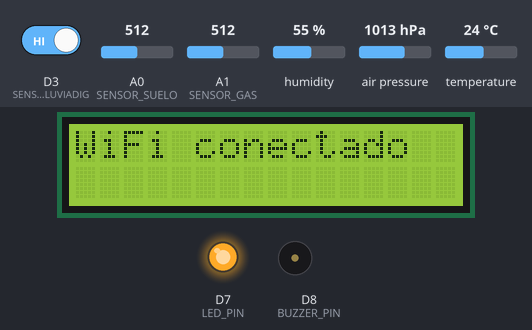
The sketch below on a simulated Arduino Uno R4 WiFi. On the bench: 16×2 character LCD, output pins drawn as LEDs (lit = HIGH), buzzer (waves = sounding). The test bench sets the inputs (shaded band); at power-on: D3 (SENSOR_LLUVIADIG) HIGH, A1 (SENSOR_GAS) = 512, temperature 24 °C, A0 (SENSOR_SUELO) = 512, humidity 55 %, air pressure 1013 hPa. WiFi joins after 1.5 s; servers stay silent unless stated; uploads are accepted with an empty reply; what the sketch prints to the serial monitor is not drawn.

Above: at 3.7 s.
At 6.8 s:
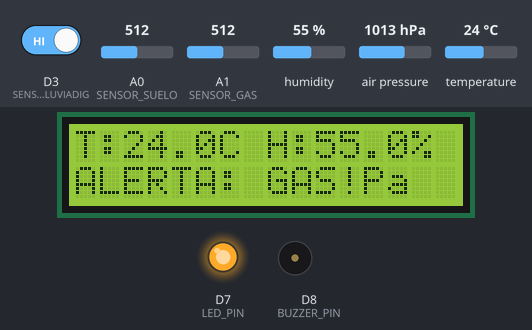
6.9 s: D3 (SENSOR_LLUVIADIG) driven LOW
At 17.5 s:
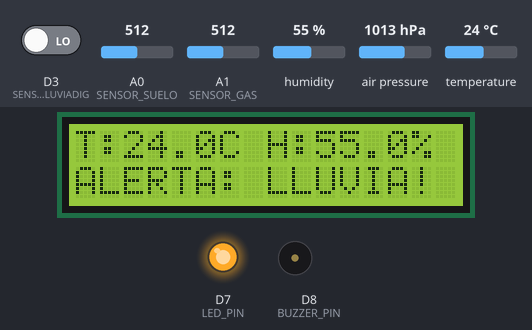
17.8 s: A1 (SENSOR_GAS) set to 95
28.0 s: A1 (SENSOR_GAS) set to 82
38.7 s: D3 (SENSOR_LLUVIADIG) driven HIGH
At 48.0 s:
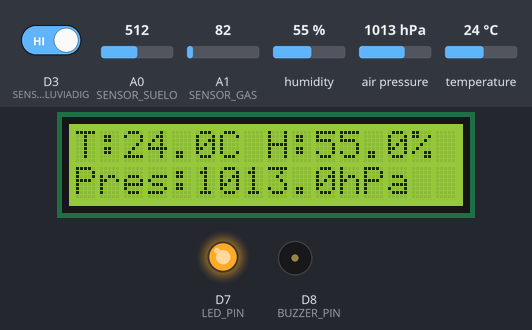
48.8 s: temperature set to 34.6 °C
At 58.4 s:
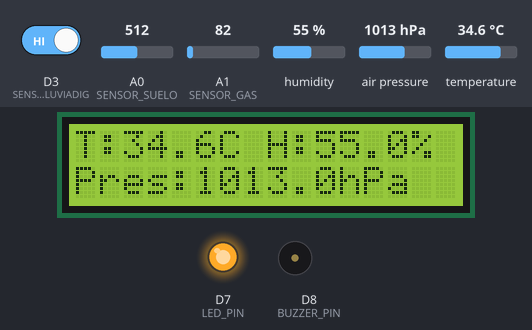
59.2 s: temperature set to 35.5 °C
At 69.1 s:
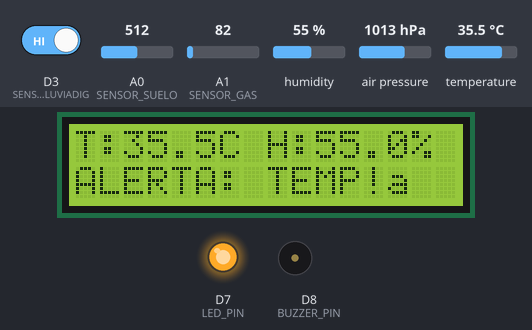
Timing chart, 0 to 70.6 s (numbered marks = the images above; inputs shaded):
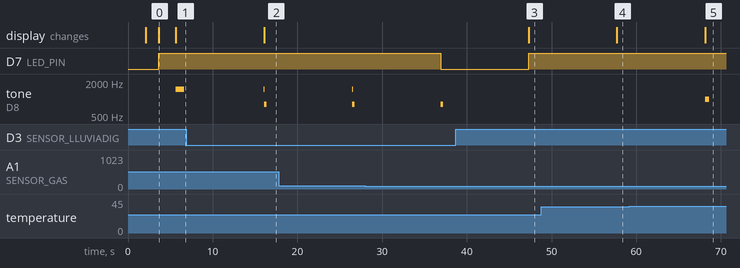

The sketch:

estacion_meteorologica.ino
```cpp
#include <WiFiS3.h>
#include <DHT.h>
#include <Wire.h>
#include <Adafruit_BMP280.h>
#include <ArduinoJson.h>
#include <LiquidCrystal_I2C.h>

// ==== CONFIGURACIÓN DE SENSORES ====
#define DHTPIN 2
#define DHTTYPE DHT22
#define SENSOR_LLUVIADIG 3
#define SENSOR_SUELO A0
#define SENSOR_GAS A1
#define LED_PIN 7
#define BUZZER_PIN 8

DHT dht(DHTPIN, DHTTYPE);
Adafruit_BMP280 bmp;
LiquidCrystal_I2C lcd(0x27, 16, 2);

// ==== CONFIGURACIÓN DE RED ====
char ssid[] = "CLARO_aJKvt5";
char pass[] = "C6707B2BD7";
WiFiClient client;
char server[] = "192.168.1.164"; // IP de tu servidor Node.js

// ==== FUNCIONES AUXILIARES ====
// Leer DHT22 con reintentos (mas confiable)
float leerDHT22_Temperatura() {
  for (int i = 0; i < 3; i++) {  // Intentar hasta 3 veces
    float temp = dht.readTemperature();
    if (!isnan(temp)) {
      return temp;
    }
    Serial.print("Reintento DHT22 temperatura (");
    Serial.print(i + 1);
    Serial.println("/3)");
    delay(2000);  // Esperar 2 segundos entre reintentos
  }
  return NAN;  // Retornar NAN si todos los intentos fallan
}

float leerDHT22_Humedad() {
  for (int i = 0; i < 3; i++) {  // Intentar hasta 3 veces
    float hum = dht.readHumidity();
    if (!isnan(hum)) {
      return hum;
    }
    Serial.print("Reintento DHT22 humedad (");
    Serial.print(i + 1);
    Serial.println("/3)");
    delay(2000);  // Esperar 2 segundos entre reintentos
  }
  return NAN;  // Retornar NAN si todos los intentos fallan
}

// ==== SETUP ====
void setup() {
  Serial.begin(9600);

  pinMode(SENSOR_LLUVIADIG, INPUT);
  pinMode(SENSOR_SUELO, INPUT);
  pinMode(SENSOR_GAS, INPUT);
  pinMode(LED_PIN, OUTPUT);
  pinMode(BUZZER_PIN, OUTPUT);

  Serial.println("Inicializando sensores...");

  // Inicializar DHT22 (necesita 2 segundos para estabilizarse)
  dht.begin();
  Serial.println("DHT22 iniciado, esperando estabilizacion...");
  delay(2000);

  // Hacer lectura de prueba del DHT22
  Serial.println("Probando sensor DHT22...");
  float testTemp = dht.readTemperature();
  float testHum = dht.readHumidity();

  if (isnan(testTemp) || isnan(testHum)) {
    Serial.println("ERROR: DHT22 no responde correctamente!");
    Serial.println("Verifica:");
    Serial.println("- Cable de datos conectado al pin 2");
    Serial.println("- Alimentacion VCC y GND");
    Serial.println("- Resistencia pull-up de 10K ohm");
  } else {
    Serial.println("DHT22 OK - Lectura de prueba:");
    Serial.print("  Temperatura: "); Serial.print(testTemp); Serial.println(" C");
    Serial.print("  Humedad: "); Serial.print(testHum); Serial.println(" %");
  }

  // Inicializar BMP280 - Intentar primero 0x76, luego 0x77
  if (!bmp.begin(0x76)) {
    Serial.println("BMP280 no encontrado en 0x76, intentando 0x77...");
    if (!bmp.begin(0x77)) {
      Serial.println("ERROR: BMP280 no encontrado");
    } else {
      Serial.println("BMP280 OK en direccion 0x77");
    }
  } else {
    Serial.println("BMP280 OK en direccion 0x76");
  }

  // Inicializar LCD
  lcd.begin(16, 2);
  lcd.backlight();
  lcd.setCursor(0, 0);
  lcd.print("Conectando WiFi");

  // Conexión WiFi
  while (WiFi.begin(ssid, pass) != WL_CONNECTED) {
    delay(1000);
    Serial.print(".");
    digitalWrite(LED_PIN, millis() % 1000 < 500 ? HIGH : LOW); // parpadeo mientras conecta
  }

  lcd.clear();
  lcd.print("WiFi conectado");
  Serial.println("\nWiFi conectado.");
  digitalWrite(LED_PIN, HIGH); // LED fijo cuando WiFi OK
  delay(2000);
}

// ==== LOOP PRINCIPAL ====
void loop() {
  // Usar funciones de lectura con reintentos para mayor confiabilidad
  float temp = leerDHT22_Temperatura();
  float hum = leerDHT22_Humedad();
  float pres = bmp.readPressure() / 100.0;
  int lluvia = digitalRead(SENSOR_LLUVIADIG);
  int humedadSuelo = analogRead(SENSOR_SUELO);
  int gas = analogRead(SENSOR_GAS);

  // Debug: Mostrar valores leídos
  Serial.println("\n--- Lecturas de sensores ---");
  Serial.print("Temperatura: "); Serial.println(temp);
  Serial.print("Humedad: "); Serial.println(hum);
  Serial.print("Presion: "); Serial.println(pres);
  Serial.print("Lluvia (digital): "); Serial.println(lluvia);
  Serial.print("Humedad suelo: "); Serial.println(humedadSuelo);
  Serial.print("Gas: "); Serial.println(gas);

  String lluviaTxt = lluvia == 0 ? "SI" : "NO";

  // Mostrar datos en LCD
  lcd.clear();
  lcd.setCursor(0, 0);
  lcd.print("T:");
  lcd.print(temp, 1);
  lcd.print("C H:");
  lcd.print(hum, 1);
  lcd.print("%");

  lcd.setCursor(0, 1);
  lcd.print("Pres:");
  lcd.print(pres, 1);
  lcd.print("hPa");

  // Alertas LED y Buzzer
  bool alerta = false;

  if (temp > 35) {
    tone(BUZZER_PIN, 1000, 500); // beep medio segundo
    lcd.setCursor(0, 1);
    lcd.print("ALERTA: TEMP!");
    alerta = true;
  }
  if (gas > 90) {
    tone(BUZZER_PIN, 1500, 1000); // beep largo
    lcd.setCursor(0, 1);
    lcd.print("ALERTA: GAS!");
    alerta = true;
  }
  if (lluviaTxt == "SI") {
    tone(BUZZER_PIN, 800, 300); // beep corto
    lcd.setCursor(0, 1);
    lcd.print("ALERTA: LLUVIA!");
    alerta = true;
  }

  if (!alerta) {
    noTone(BUZZER_PIN); // apagar buzzer
    digitalWrite(LED_PIN, HIGH); // LED WiFi OK
  } else {
    digitalWrite(LED_PIN, millis() % 500 < 250 ? HIGH : LOW); // parpadeo LED alerta
  }

  // Validacion de lecturas antes de enviar
  bool datosValidos = true;

  // Validar temperatura (-50 a 70)
  if (isnan(temp)) {
    Serial.println("ERROR CRITICO: DHT22 no responde - Temperatura NAN");
    Serial.println("SOLUCION:");
    Serial.println("  1. Verifica conexion del pin de datos (Pin 2)");
    Serial.println("  2. Verifica alimentacion VCC (5V) y GND");
    Serial.println("  3. Agrega resistencia pull-up 10K entre DATA y VCC");
    Serial.println("  4. Prueba con otro sensor DHT22");
    datosValidos = false;
  } else if (temp < -50 || temp > 70) {
    Serial.println("ADVERTENCIA: Temperatura fuera de rango");
    datosValidos = false;
  }

  // Validar humedad (0 a 100)
  if (isnan(hum)) {
    Serial.println("ERROR CRITICO: DHT22 no responde - Humedad NAN");
    datosValidos = false;
  } else if (hum < 0 || hum > 100) {
    Serial.println("ADVERTENCIA: Humedad fuera de rango");
    datosValidos = false;
  }

  // Validar presion (800 a 1200)
  if (isnan(pres) || pres < 800 || pres > 1200) {
    Serial.println("ADVERTENCIA: Presion fuera de rango");
    datosValidos = false;
  }

  // Envio de datos JSON solo si son validos
  if (datosValidos) {
    StaticJsonDocument<256> json;
    json["temperatura"] = temp;
    json["humedad"] = hum;
    json["presion"] = pres;
    json["lluvia"] = lluviaTxt;
    json["humedadSuelo"] = humedadSuelo;
    json["gas"] = gas;

    String payload;
    serializeJson(json, payload);

    if (client.connect(server, 3000)) {
      client.println("POST /api/lecturas HTTP/1.1");
      client.println("Host: servidor");
      client.println("Content-Type: application/json");
      client.print("Content-Length: ");
      client.println(payload.length());
      client.println();
      client.print(payload);

      // Esperar y leer respuesta del servidor
      delay(100);
      while (client.available()) {
        String line = client.readStringUntil('\n');
        if (line.indexOf("status") > 0) {
          Serial.println("Respuesta del servidor:");
          Serial.println(line);
        }
      }

      client.stop();
      Serial.println("Datos enviados correctamente:");
      Serial.println(payload);
    } else {
      Serial.println("Error al conectar al servidor");
      digitalWrite(LED_PIN, LOW); // Apagar LED si falla
      delay(500);
      digitalWrite(LED_PIN, HIGH); // Encender de nuevo
    }
  } else {
    Serial.println("ERROR: Datos invalidos, no se enviaron al servidor");
    // Parpadeo rapido del LED para indicar error
    for (int i = 0; i < 5; i++) {
      digitalWrite(LED_PIN, LOW);
      delay(100);
      digitalWrite(LED_PIN, HIGH);
      delay(100);
    }
  }

  delay(10000); // cada 10 segundos
}
```

Measured:
- the behaviour switches between 35 and 35.1 °C on temperature (found by bisection; images 4 and 5)
- after the input at 6.9 s, the display: changes after 9.2 s (image 2)
- after the input at 38.7 s, D7 (LED_PIN): LOW → HIGH after 8.6 s; tone on D8 (BUZZER_PIN): stays silent (without the input it goes to 800 Hz after 8.6 s); the display: changes after 8.6 s (image 3)
- after the input at 48.8 s, the display: changes after 8.9 s (image 4)
- after the input at 59.2 s, tone on D8 (BUZZER_PIN): silent → 1000 Hz after 8.9 s, → silent 0.50 s later; the display: changes after 8.9 s (image 5)
- what the display in image 0 shows lasts 2.1 s, from 3.6 s to 5.7 s
